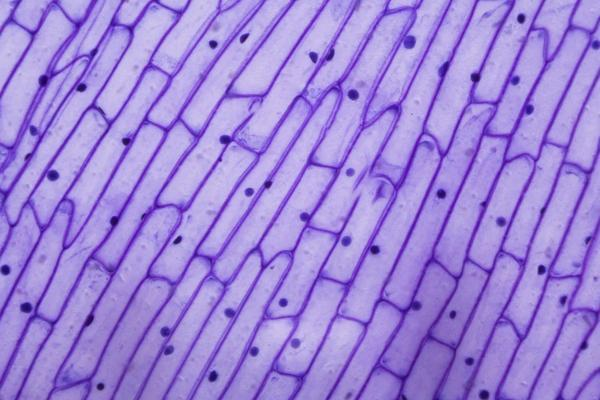
#> input picture purplecells.jpg, 600 x 400 px
$ python compare_results.py --baseline-image purplecells.jpg --baseline-count 5 --agentic-image purplecells.jpg --agentic-count 5
#> lines starting #> are read from the running program, lines starting #| are printed output that depends on the picture
"""
Compare a plain CountGD-alone result against an agentic (Claude + CountGD)
result on the same image, and render a side-by-side PDF report highlighting
the differences.

Both results must already exist (annotated image + predicted count) — this
script does not call CountGD or Claude itself, it just compares.

Usage:
    python compare_results.py \\
        --baseline-image countgd_agent_output_cells3/iteration_1.png --baseline-count 0 --baseline-label "cell" \\
        --agentic-image countgd_agent_output_cells3/iteration_3.png --agentic-count 148 --agentic-label "bacteria" \\
        --pdf-name comparison.pdf
"""
import argparse
import textwrap
from pathlib import Path

import matplotlib.pyplot as plt # pyright: ignore[reportMissingModuleSource]
import numpy as np # pyright: ignore[reportMissingImports]
from matplotlib.backends.backend_pdf import PdfPages # pyright: ignore[reportMissingModuleSource]
from matplotlib.lines import Line2D # pyright: ignore[reportMissingModuleSource]
from matplotlib.patches import Rectangle # pyright: ignore[reportMissingModuleSource]
from PIL import Image # pyright: ignore[reportMissingImports]
from scipy import ndimage # pyright: ignore[reportMissingImports]
from scipy.spatial import cKDTree # pyright: ignore[reportAttributeAccessIssue]
from skimage.feature import peak_local_max # pyright: ignore[reportMissingModuleSource]

PDF_NAME = "comparison_results.pdf"

# Categorical slots from the shared palette, assigned in fixed order.
COLOR_BASELINE = "#2a78d6"  # slot 1: blue
COLOR_AGENTIC = "#1baf7a"   # slot 2: aqua
INK_PRIMARY = "#0b0b0b"
INK_SECONDARY = "#52514e"
GRIDLINE = "#e1e0d9"


def detect_dot_coords(image_path: str, min_distance: int = 6, threshold_abs: float = 40, sigma: float = 1.2):
    """Find CountGD's detection-dot centers by their yellow/green core against the blue overlay.

    Returns an (N, 2) array of (row, col) pixel coordinates. This is a heuristic
    tuned for CountGD's dot-style visualization — it won't work on bounding-box
    style output.
    """
    img = Image.open(image_path).convert("RGB")
    arr = np.array(img).astype(float)
    r, g, b = arr[..., 0], arr[..., 1], arr[..., 2]
    yellowness = ndimage.gaussian_filter((r + g) - 2 * b, sigma=sigma)
    return peak_local_max(yellowness, min_distance=min_distance, threshold_abs=threshold_abs)


def find_missed_points(reference_coords, other_coords, match_radius: float = 12):
    """Points in reference_coords with no match in other_coords within match_radius pixels."""
    if len(reference_coords) == 0:
        return np.empty((0, 2))
    if len(other_coords) == 0:
        return reference_coords
    tree = cKDTree(other_coords)
    dist, _ = tree.query(reference_coords, k=1)
    return reference_coords[dist > match_radius]


def side_by_side_page(
    pdf: PdfPages,
    baseline_image: str,
    baseline_label: str,
    baseline_count: int,
    agentic_image: str,
    agentic_label: str,
    agentic_count: int,
) -> None:
#> called with baseline_image = 'purplecells.jpg', baseline_label = 'CountGD alone', baseline_count = 5, agentic_image = 'purplecells.jpg', agentic_label = 'agentic', agentic_count = 5
    fig, (ax_left, ax_right) = plt.subplots(1, 2, figsize=(11, 6.5))

    baseline_text = textwrap.fill(f"text: {baseline_label!r}", 40)
    agentic_text = textwrap.fill(f"text: {agentic_label!r}", 40)

    ax_left.imshow(Image.open(baseline_image))
    ax_left.axis("off")
    ax_left.set_title(f"CountGD alone\n{baseline_text}  →  count = {baseline_count}", fontsize=10)

    ax_right.imshow(Image.open(agentic_image))
    ax_right.axis("off")
    ax_right.set_title(f"Agentic (Claude + CountGD)\n{agentic_text}  →  count = {agentic_count}", fontsize=10)

    fig.suptitle("CountGD alone vs. agentic result", fontsize=14, fontweight="bold")
    fig.tight_layout(rect=(0, 0, 1, 0.94))
    pdf.savefig(fig)
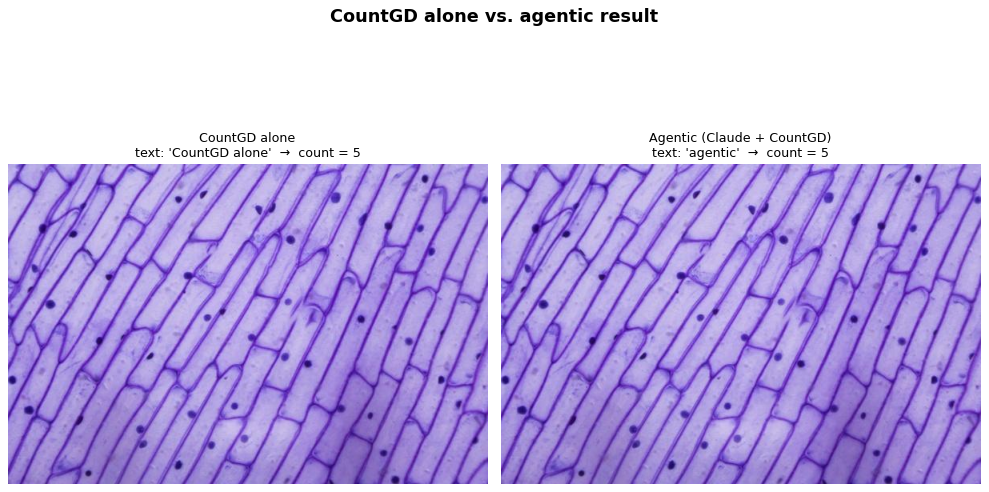
#> figure drawn by matplotlib, 2 panels
    plt.close(fig)


def comparison_chart_page(
    pdf: PdfPages,
    baseline_label: str,
    baseline_count: int,
    agentic_label: str,
    agentic_count: int,
) -> None:
#> called with baseline_label = 'CountGD alone', baseline_count = 5, agentic_label = 'agentic', agentic_count = 5
    fig, ax = plt.subplots(figsize=(8.5, 5.5))

    labels = [
        f"CountGD alone\n({textwrap.shorten(baseline_label, 30, placeholder='…')!r})",
        f"Agentic\n({textwrap.shorten(agentic_label, 30, placeholder='…')!r})",
    ]
    counts = [baseline_count, agentic_count]
    colors = [COLOR_BASELINE, COLOR_AGENTIC]

    bars = ax.bar(labels, counts, color=colors, width=0.5)
    for bar, count in zip(bars, counts):
        ax.text(
            bar.get_x() + bar.get_width() / 2, bar.get_height(),
            str(count), ha="center", va="bottom", fontsize=12, color=INK_PRIMARY,
        )

    ax.set_ylabel("Predicted count", color=INK_SECONDARY)
    ax.spines[["top", "right"]].set_visible(False)
    ax.spines[["left", "bottom"]].set_color(GRIDLINE)
    ax.tick_params(colors=INK_SECONDARY)
    ax.set_title("Count comparison", fontsize=13, fontweight="bold", color=INK_PRIMARY)

    delta = agentic_count - baseline_count
    if baseline_count:
        pct = 100 * delta / baseline_count
        delta_text = f"Δ = {delta:+d} ({pct:+.0f}%)"
    else:
        delta_text = f"Δ = {delta:+d} (baseline found none)"
    fig.text(0.5, 0.01, delta_text, ha="center", fontsize=11, color=INK_SECONDARY)

    fig.tight_layout(rect=(0, 0.04, 1, 1))
    pdf.savefig(fig)
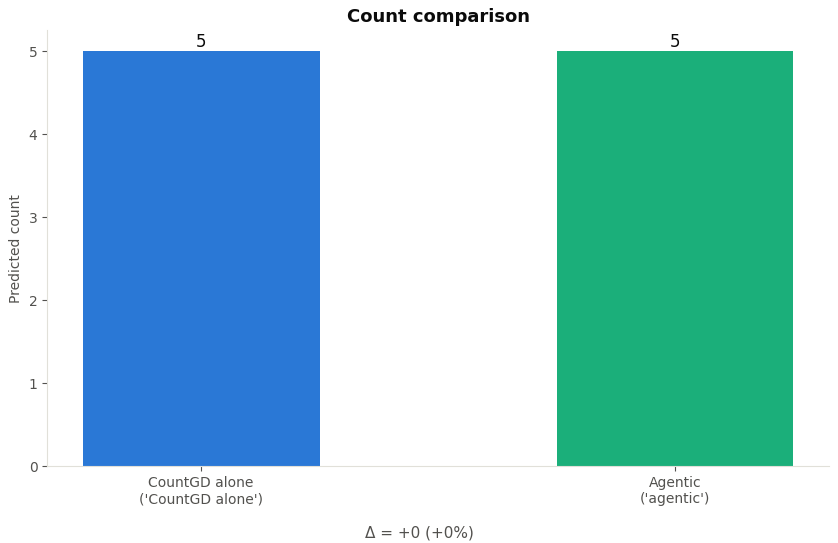
#> figure drawn by matplotlib, 1 panel
    plt.close(fig)


COLOR_MISSED_BY_BASELINE = "#e34948"  # red — agentic found it, baseline missed it
COLOR_MISSED_BY_AGENTIC = "#ffffff"   # white — baseline found it, agentic missed it
LEGEND_BACKING = "#52514e"            # dark neutral gray so the white swatch is clearly visible on the page


def missed_cells_page(
    pdf: PdfPages,
    baseline_image: str,
    agentic_image: str,
    match_radius: float = 12,
    box_size: int = 22,
) -> tuple:
    """Box every missed cell on BOTH images, at the same coordinates, so a box on
    the left (no dot under it) can be compared directly to the same box on the
    right (a dot under it), and vice versa.

    Detection is a heuristic (finds CountGD's dot markers by color), so it only
    applies to dot-style CountGD output, not bounding-box style. Returns
    (missed_by_baseline, missed_by_agentic) coordinate arrays for reporting.
    """
    baseline_coords = detect_dot_coords(baseline_image)
#> in detect_dot_coords, img is the input picture: PIL image 600x400 RGB; mean R, G, B 157.7, 132.8, 217.2
#> in detect_dot_coords, `r, g, b = arr[..., 0], arr[..., 1], arr[..., 2]`:
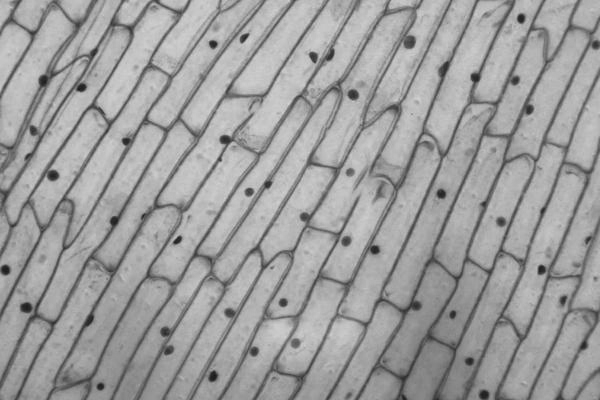
#> r: shape (400, 600) float64; min 21, max 212, mean 157.7
#> in detect_dot_coords, `r, g, b = arr[..., 0], arr[..., 1], arr[..., 2]`:
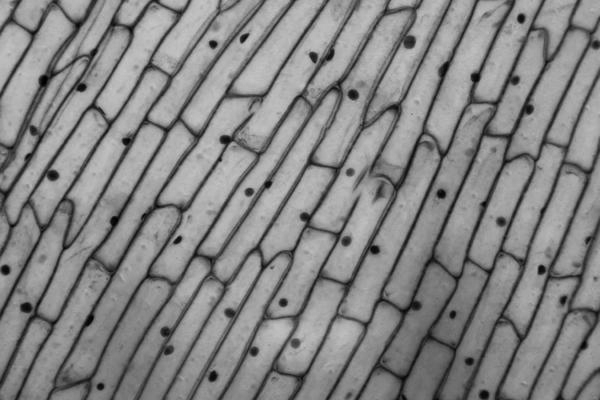
#> g: shape (400, 600) float64; min 0, max 198, mean 132.8
#> in detect_dot_coords, `r, g, b = arr[..., 0], arr[..., 1], arr[..., 2]`:
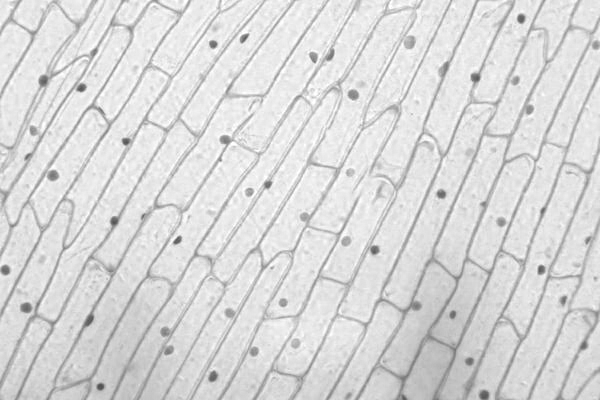
#> b: shape (400, 600) float64; min 81, max 255, mean 217.2
#> in detect_dot_coords, `yellowness = ndimage.gaussian_filter((r + g) - 2 * b, sigma=sigma)`:
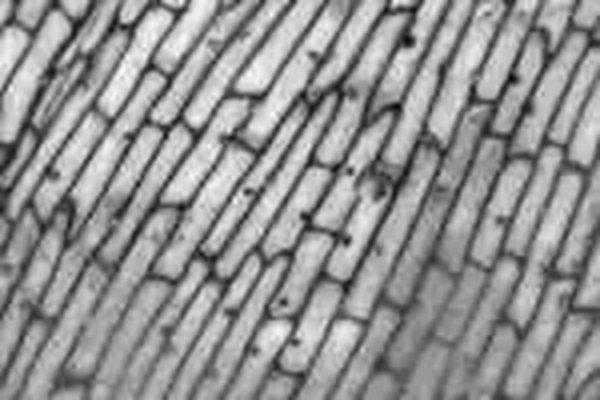
#> yellowness: shape (400, 600) float64; min -253.5, max -64.22, mean -143.8; drawn with min black and max white
#> baseline_coords = empty array
    agentic_coords = detect_dot_coords(agentic_image)
#> agentic_coords = empty array

    missed_by_baseline = find_missed_points(agentic_coords, baseline_coords, match_radius)
#> missed_by_baseline = empty array
    missed_by_agentic = find_missed_points(baseline_coords, agentic_coords, match_radius)
#> missed_by_agentic = empty array

    fig, (ax_left, ax_right) = plt.subplots(1, 2, figsize=(11, 6.5))
    half = box_size / 2

    for ax, image_path, title in (
        (ax_left, baseline_image, f"CountGD alone (missed {len(missed_by_baseline)})"),
        (ax_right, agentic_image, f"Agentic (missed {len(missed_by_agentic)})"),
    ):
        ax.imshow(Image.open(image_path))
        ax.axis("off")
        ax.set_title(title, fontsize=11)
        for row, col in missed_by_baseline:
            ax.add_patch(Rectangle(
                (col - half, row - half), box_size, box_size,
                edgecolor=COLOR_MISSED_BY_BASELINE, facecolor="none", linewidth=1.5,
            ))
#> this loop made 0 passes
        for row, col in missed_by_agentic:
            ax.add_patch(Rectangle(
                (col - half, row - half), box_size, box_size,
                edgecolor=COLOR_MISSED_BY_AGENTIC, facecolor="none", linewidth=1.5,
            ))

    fig.suptitle("Missed-cell diff (dot-detection heuristic)", fontsize=14, fontweight="bold")
    legend_handles = [
        Line2D([0], [0], color=COLOR_MISSED_BY_BASELINE, lw=1.5,
                   label="found by agentic, missed by CountGD alone"),
        Line2D([0], [0], color=COLOR_MISSED_BY_AGENTIC, lw=1.5,
                   label="found by CountGD alone, missed by agentic"),
    ]
    legend = fig.legend(handles=legend_handles, loc="lower center", ncol=1, fontsize=9, frameon=True)
    legend.get_frame().set_facecolor(LEGEND_BACKING)
    legend.get_frame().set_edgecolor("none")
    for text in legend.get_texts():
        text.set_color("#ffffff")
    fig.tight_layout(rect=(0, 0.06, 1, 0.94))
    pdf.savefig(fig)
    plt.close(fig)

    return missed_by_baseline, missed_by_agentic


def main():
    parser = argparse.ArgumentParser(description="Compare CountGD-alone vs. agentic results")
    parser.add_argument("--baseline-image", required=True, help="Annotated image from the plain CountGD run")
    parser.add_argument("--baseline-count", required=True, type=int)
    parser.add_argument("--baseline-label", default="CountGD alone", help="Text prompt used for the baseline run")
    parser.add_argument("--agentic-image", required=True, help="Annotated image from the agentic run")
    parser.add_argument("--agentic-count", required=True, type=int)
    parser.add_argument("--agentic-label", default="agentic", help="Text prompt/target used for the agentic run")
    parser.add_argument("--output-dir", default="./comparison_output")
    parser.add_argument("--pdf-name", default=PDF_NAME, help="Filename for the saved PDF report")
    parser.add_argument(
        "--no-missed-cells", action="store_true",
        help="Skip the missed-cell diff page (only works on CountGD's dot-style output)",
    )
    parser.add_argument(
        "--match-radius", type=float, default=12,
        help="Pixel radius within which two detections count as the same cell",
    )
    args = parser.parse_args()

    output_dir = Path(args.output_dir)
    output_dir.mkdir(parents=True, exist_ok=True)
    pdf_path = output_dir / args.pdf_name

    with PdfPages(pdf_path) as pdf:
        side_by_side_page(
            pdf,
            args.baseline_image, args.baseline_label, args.baseline_count,
            args.agentic_image, args.agentic_label, args.agentic_count,
        )
        comparison_chart_page(
            pdf,
            args.baseline_label, args.baseline_count,
            args.agentic_label, args.agentic_count,
        )
        if not args.no_missed_cells:
            missed_by_baseline, missed_by_agentic = missed_cells_page(
                pdf, args.baseline_image, args.agentic_image, match_radius=args.match_radius,
            )
#> missed_by_baseline = empty array; missed_by_agentic = empty array
            print(f"Missed by CountGD alone: {len(missed_by_baseline)}")
#| Missed by CountGD alone: 0
            print(f"Missed by agentic: {len(missed_by_agentic)}")
#| Missed by agentic: 0

    print(f"Comparison report: {pdf_path}")


if __name__ == "__main__":
    main()
